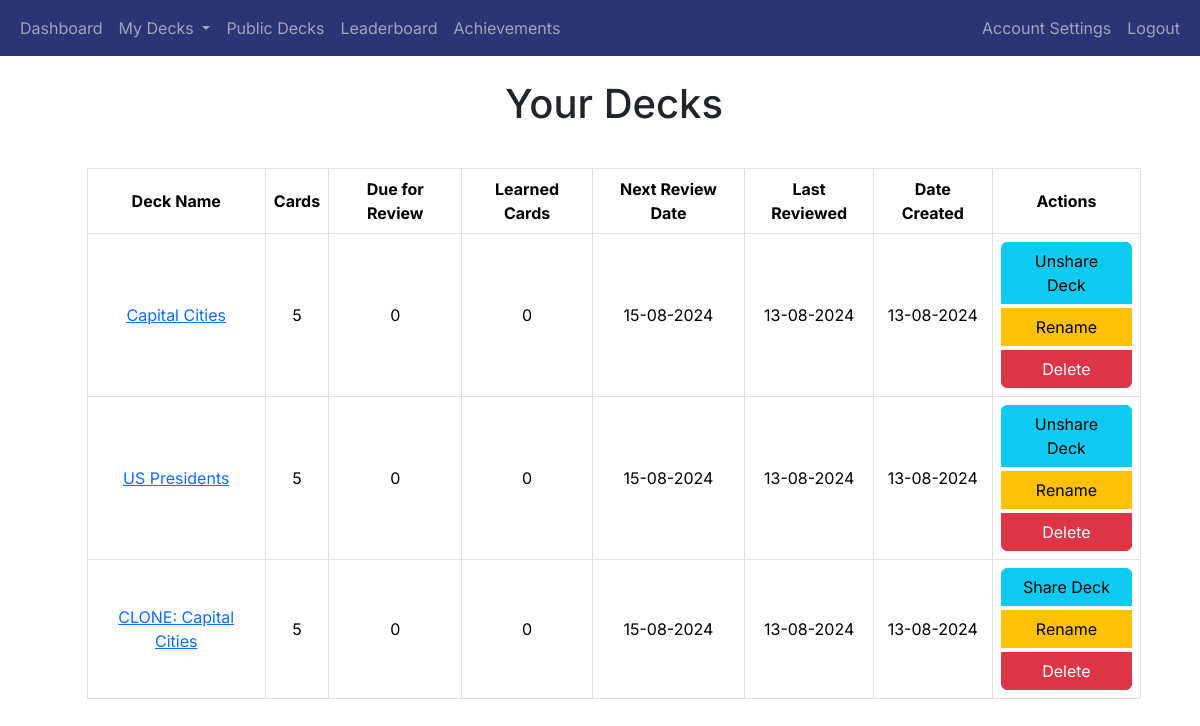
Before: /decks (signed in) with the older database file.
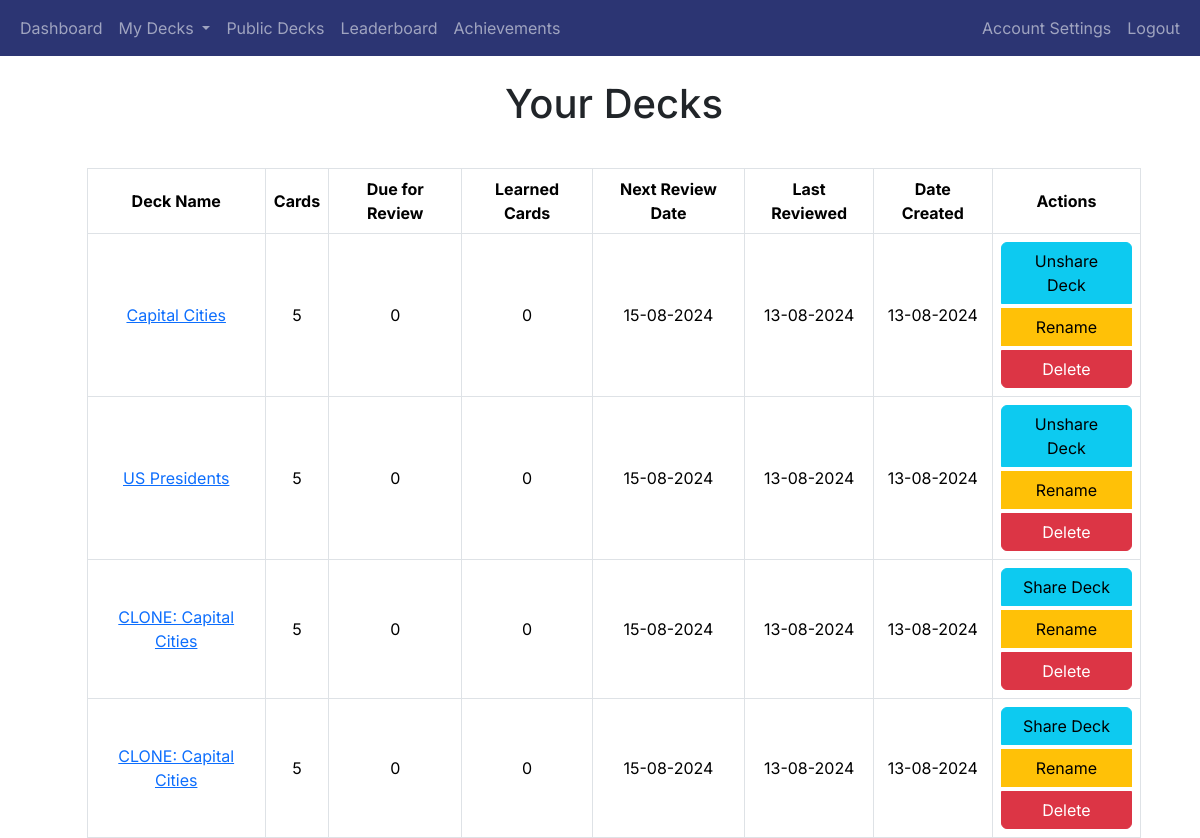
After: the same page with the newer database file.
### app/decks/models.py (models this page shows, shortened)
class Deck(db.Model):
    deck_id = db.Column(db.Integer, primary_key=True)
    name = db.Column(db.String(100), nullable=False)
    user_id = db.Column(db.Integer, db.ForeignKey('user.user_id'), nullable=False)
    created_at = db.Column(db.DateTime, nullable=False, default=datetime.utcnow)
    shared = db.Column(db.Boolean, default=False)
    review_start_date = db.Column(db.DateTime, nullable=True)
    cards = db.relationship('Card', backref='deck', cascade='all, delete-orphan', lazy=True)

### app/decks/routes.py (the view)
@decks_blueprint.route('/decks')
@login_required
def decks():
    user_decks = Deck.query.filter_by(user_id=current_user.user_id).all()
    deck_data = []
    for deck in user_decks:
        card_count = Card.query.filter_by(deck_id=deck.deck_id).count()
        due_count = Card.query.filter(Card.deck_id == deck.deck_id,
                                      Card.next_review_date <= datetime.utcnow()).count()
        next_review = db.session.query(Card.next_review_date).filter(
            Card.deck_id == deck.deck_id
        ).order_by(Card.next_review_date.asc()).first()
        if next_review:
            if next_review.next_review_date.date() < datetime.utcnow().date():
                next_review_date = datetime.utcnow().strftime('%d-%m-%Y')
            else:
                next_review_date = next_review.next_review_date.strftime('%d-%m-%Y')
        else:
            next_review_date = 'N/A'
        last_review = db.session.query(ReviewOutcome.timestamp).join(Card,
                                                                     Card.card_id == ReviewOutcome.card_id).filter(
            Card.deck_id == deck.deck_id,
            ReviewOutcome.user_id == current_user.user_id
        ).order_by(ReviewOutcome.timestamp.desc()).first()
        last_review_date = last_review.timestamp.strftime('%d-%m-%Y') if last_review else 'N/A'
        learned_count = Card.query.filter(Card.deck_id == deck.deck_id, Card.box == 5, Card.next_review_date == None).count()
        deck_data.append({
            'deck_id': deck.deck_id,
            'name': deck.name,
            'cards': card_count,
            'due_for_review': due_count,
            'shared': deck.shared,
            'next_review_date': next_review_date,
            'last_review_date': last_review_date,
            'created_at': deck.created_at.strftime('%d-%m-%Y'),
            'learned_cards': learned_count,  # Add learned cards count
        })
    return render_template('decks.html', decks=deck_data)

### app/__init__.py (called while the page is built)
@login_manager.user_loader
def load_user(user_id):
    return User.query.get(int(user_id))

### app/decks/templates/decks.html (shortened to what this page needs)
{% extends "base.html" %}
{% block heading %}Your Decks{% endblock %}
{% block content %}
<table class="table table-bordered">
    <thead>
        <tr>
            <th>Deck Name</th>
            <th class="num-col">Cards</th>
            <th class="num-col">Due for Review</th>
            <th class="num-col">Learned Cards</th>
            <th>Next Review Date</th>
            <th>Last Reviewed</th>
            <th>Date Created</th>
            <th>Actions</th>
        </tr>
    </thead>
    <tbody>
        {% for deck in decks %}
        <tr>
            <td><a href="{{ url_for('decks.view_deck', deck_id=deck['deck_id']) }}">{{ deck['name'] }}</a></td>
            <td class="num-col">{{ deck['cards'] }}</td>
            <td class="num-col">
                {% if deck['due_for_review'] > 0 %}
                    <a href="{{ url_for('review.start_review', deck_id=deck['deck_id']) }}">{{ deck['due_for_review'] }}</a>
                {% else %}
                    {{ deck['due_for_review'] }}
                {% endif %}
            </td>
             <td>
                {% if deck['learned_cards'] > 0 %}
                    <a href="{{ url_for('decks.view_learned_cards', deck_id=deck['deck_id']) }}">{{ deck['learned_cards'] }}</a>
                {% else %}
                    0
                {% endif %}
            </td>
            <td>{{ deck['next_review_date'] }}</td>
            <td>{{ deck['last_review_date'] }}</td>
            <td>{{ deck['created_at'] }}</td>
            <td>
            <div class="btn-group-vertical">
                <a href="{{ url_for('decks.share_deck', deck_id=deck['deck_id']) }}" class="btn btn-info">
                    {% if deck['shared'] %}
                    Unshare Deck
                    {% else %}
                    Share Deck
                    {% endif %}
                </a>
                <button class="btn btn-warning" onclick="openRenameModal('{{ deck['deck_id'] }}', '{{ deck['name'] }}')">Rename</button>
                <button class="btn btn-danger" onclick="confirmDelete('{{ url_for('decks.delete_deck', deck_id=deck['deck_id']) }}')">Delete</button>
            </div>
            </td>
        </tr>
        {% endfor %}
    </tbody>
</table>
{% endblock %}

### app/templates/base.html (shortened to what this page needs)
<!doctype html>
<html lang="en">
<head>
    <link href="https://cdn.jsdelivr.net/npm/bootstrap@5.3.2/dist/css/bootstrap.min.css" rel="stylesheet"
>
    <link rel="stylesheet" href="{{ url_for('static', filename='styles.css') }}">
</head>
<body>
<header class="site-header">
    <nav class="navbar navbar-expand-sm navbar-dark bg-dark-blue">
        <div class="container-fluid">
            <div class="collapse navbar-collapse" id="navbarToggle">
                <div class="navbar-nav me-auto">
                    {% if current_user.is_authenticated %}
                    <a class="nav-item nav-link" href="{{ url_for('main.dashboard') }}">Dashboard</a>
                    <li class="nav-item dropdown">
                        <a class="nav-link dropdown-toggle" href="#" id="navbarDropdown" role="button" data-bs-toggle="dropdown" aria-expanded="false">
                            My Decks
                        </a>
                    </li>
                    <a class="nav-item nav-link" href="{{ url_for('decks.public_decks') }}">Public Decks</a>
                    <a class="nav-item nav-link" href="{{ url_for('gamification.leaderboard') }}">Leaderboard</a>
                    <a class="nav-item nav-link" href="{{ url_for('gamification.user_achievements') }}">Achievements</a>
                </div>
                <div class="navbar-nav ms-auto">
                    <a class="nav-link" href="{{ url_for('auth.account_settings') }}">Account Settings</a>
                    <a class="nav-item nav-link" href="{{ url_for('auth.logout') }}">Logout</a>
                    {% else %}
                    <a class="nav-item nav-link" href="{{ url_for('main.index') }}">Home</a>
                </div>
                <div class="navbar-nav ms-auto">
                    <a class="nav-item nav-link" href="{{ url_for('auth.login') }}">Login</a>
                    <a class="nav-item nav-link" href="{{ url_for('auth.register') }}">Register</a>
                    {% endif %}
                </div>
            </div>
        </div>
    </nav>
</header>
<main role="main" class="container-fluid">
    <div class="row mt-2 ms-3">
        <div class="col-12 mt-3 mb-3 text-center">
            <h1>{%  block heading %}{% endblock %}</h1>
        </div>
    </div>
    <div class="row mt-3 ms-3">
        {% block content %}{% endblock %}
    </div>
</main>
</body>
</html>

### app/static/styles.css (style rules this page uses)
.bg-dark-blue { background-color: #2c3573 !important; }

### app/templates/base.html (style rules this page uses)
body { font-family: 'Inter', sans-serif; }
h1, h2, h3, h4, h5, h6, p, a { font-family: 'Inter', sans-serif; }

### app/decks/templates/decks.html (style rules this page uses)
.table td, .table th { vertical-align: middle; text-align: center; }
.btn-group-vertical { display: flex; flex-direction: column; gap: 5px; }
.btn { width: 100%; text-align: center; }
.table thead th { text-align: center; }
.table { width: 90%; margin: 0 auto; }

Changed rows visible on the page:
added Deck: name "CLONE: Capital Cities", cards "5", due_for_review "0", next_review_date "15-08-2024", last_review_date "13-08-2024", created_at "13-08-2024", shows "Share Deck"
